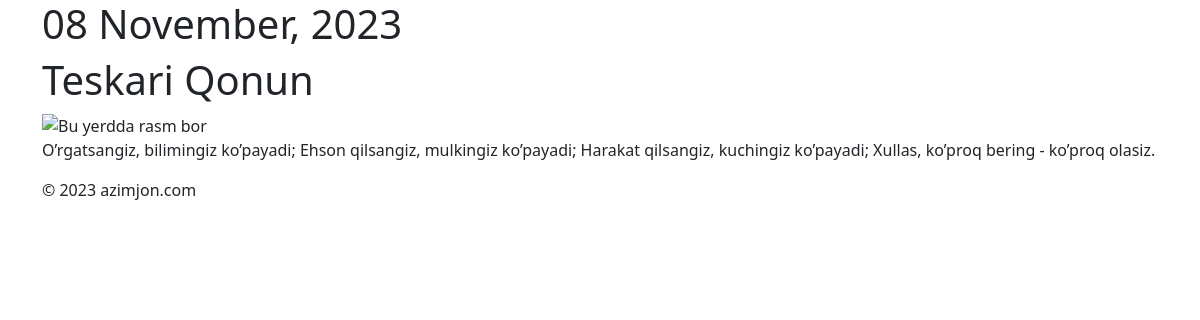
The page /maqola/teskari-qonun/ on the database its author committed.
### mainApp/models.py (models this page shows, shortened)
class Maqola(models.Model):
    title = models.CharField(max_length=50)
    date = models.DateField()
    text = models.TextField()
    photo = models.FileField(blank=True)
    slug = models.SlugField(unique=True, editable=False)

### mainApp/views.py (the view)
# urls.py: path('maqola/<str:link>/', maqola),
def maqola(request, link):
    segments = link.rsplit('/', 2)
    slug = segments[-1].rstrip('/')
    decoded_slug = unquote(slug).replace("-", " ").title()
    data = Maqola.objects.filter(title=decoded_slug).first()
    content = {
        "data": data
    }
    return render(request, 'maqola.html', content)

### templates/maqola.html (shortened to what this page needs)
<!DOCTYPE html>
<html lang="en">
<head>
    {% load static %}
    <link rel="stylesheet" href="{% static 'bootstrap-5.0.2-dist/css/bootstrap.css' %}">
</head>
<body>
<div class="container">
    <h1>{{ data.date|date:"d F, Y" }}</h1>
    <h1>{{data.title}}</h1>
    <div class="row">
        <div class="col-12">
            <img src="./photo/05-Medical-Coder-1265022338-1.jpg" alt="Bu yerdda rasm bor">
            <p>{{data.text}}</p>
        </div>
    </div>
    <div class="row footer">
        <p>© 2023 azimjon.com</p>
    </div>
</div>
</body>
</html>

### rows shown on the page
Maqola: title "Teskari Qonun", text "O’rgatsangiz, bilimingiz ko’payadi; Ehson qilsangiz, mulkingiz ko’payadi; Harakat qilsangiz, kuchingiz ko’payadi; Xullas, ko’proq bering - ko’proq olasiz."
